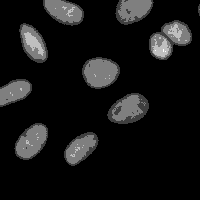
#> input picture docs/day2_feature_extraction/data/cropped_raw_image.tif, 200 x 200 px
$ jupyter execute 00_intensity_size_shape_regionprops.ipynb   (shell and % lines are left out)
#> lines starting #> are read from the running program, lines starting #| are printed output that depends on the picture; after the words box and inside, x2 and y2 are one past the last pixel; in counts of white or black regions, pixels touching at a corner belong together; long printed decimals are rounded
# Object Size, Shape & Intensity

This notebook shows you (1) how to determine the size of either a single object or all of the objects in an instance segmentation dataset, (2) how to index the dictionaries that are the output of `skimage.regionprops` and (3) shows some of the 'underbelly' workings of `regionprops` by first showing you how to implement `scipy.ndimage.labeled_comprehension` and then showing you how to write an intensity standard deviation function yourself.

[cell 1]
from __future__ import division, print_function

import numpy as np
from skimage.io import imread, imshow
from skimage.measure import regionprops
from scipy.ndimage import labeled_comprehension
import matplotlib.pyplot as plt

# Load Data

We will use an instance segmentation that is the result of a voronoi otsu labeling method applied to a small crop of the `skimage.data.cells3d()`.

[cell 2]
input_image = imread('data/cropped_raw_image.tif')
#> input_image is the input picture: shape (200, 200) uint16; min 142, max 1114, mean 243.3
imshow(input_image, cmap='magma')

[cell 3]
voronoi_otsu_segmentation = imread('data/instance_segmentation.tif')
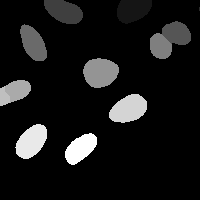
#> input picture docs/day2_feature_extraction/data/instance_segmentation.tif, 200 x 200 px
#> voronoi_otsu_segmentation is the input picture: shape (200, 200); min 0, max 12, mean 1.13
imshow(voronoi_otsu_segmentation)

# Extract Features

Apply `regionprops` from `skimage.measure` to the labeled image. This will return a list of dictionaries. Each dictionary corresponds to a single object (i.e., nucleus) in the labeled image. Below I show you how to index each dictionary with a key to retrieve a specific feature (i.e., eccentricity) that is measured by `regionprops`.

[cell 4]
regprops = regionprops(voronoi_otsu_segmentation)
#> regprops = 12 regions; largest, box (x1, y1, x2, y2) and area: (83, 58, 119, 88) 824, (109, 94, 147, 123) 792, (15, 124, 47, 159) 758, (44, 0, 83, 24) 684, (20, 24, 47, 61) 655

[cell 5]
for i in range(len(regprops)):
    print(regprops[i].eccentricity)
#> this loop made 12 passes
#| 0.7904
#| 1.0
#| 0.8591
#| 0.6775
#| 0.8682
#| 0.6372
#| 0.5656
#| 0.641
#> (further printed lines are left out)

# Colorcode your image by feature measurements

In the following cell, I show you how to create an image where the colormap values correspond to a chosen feature value using python indexing tricks.

This can be very useful for creating visuals for presentations to be shown in parallel with plots or other quantification visuals.

[cell 6]
eccentricity_image = np.copy(voronoi_otsu_segmentation).astype(float)
for i in range(len(regprops)):
    eccentricity_image[eccentricity_image == i+1] = regprops[i].axis_minor_length / regprops[i].axis_major_length
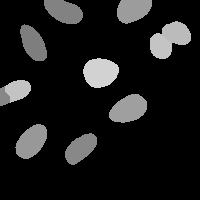
#> eccentricity_image: shape (200, 200) float64; min 0, max 0.825, mean 0.104

You can save the image you just created either as a '.tif' file using `skimage.io.imsave` or simply by displaying it as an image plot using `skimage.io.imshow` followed by `plt.savefig`. If you use the second approach, be sure to define an appropriate resolution (i.e., dpi) for presentations/figures.

[cell 7]
imshow(eccentricity_image, cmap = 'magma')
plt.tight_layout()
plt.savefig('eccentricity_image.png', dpi = 300)

# Mean Intensity

We will use the segmentation result to calculate the mean intensity of one object in the orginal image. We will look at the object with the segmention label ID $8$. To do this, we will use a neat indexing trick.

[cell 8]
mean_intenstity = np.mean(input_image[voronoi_otsu_segmentation == 8])
#> mean_intenstity = 614.2
mean_intenstity
#> Out = 614.2

# Minimum & Maximum Intensities

This time assign the index that we used for the mean intensity to a variable so that we can use it to calculate the object's minimum and maximum intensities in the same fashion.

[cell 9]
mask = input_image[voronoi_otsu_segmentation == 8]
#> mask = 412 values, max 821 at index 176, min 386 at index 410, mean 614.2

[cell 10]
minimum_intensity = np.min(mask)
#> minimum_intensity = 386
minimum_intensity
#> Out = 386

[cell 11]
maximum_intensity = np.max(mask)
#> maximum_intensity = 821
maximum_intensity
#> Out = 821

In the following cell, retrieve the minimum and maximum intensity of each of the labeled objects from `regprops` using the correct keys for the dictionaries (if you do not know them, either check the function's docstring by clicking 'shift tab' inside the round parentheses or go to the skimage.measure API (<https://scikit-image.org/docs/dev/api/skimage.measure.html#skimage.measure.regionprops>).

# Labeled Comprehension

We can use a function from the `scipy.ndimage` library called `labeled_comprehension` if you wish to only run one function that measures a feature, here `np.mean` to retrieve the mean pixel intensity, for all objects in an instance segmentation. `labeled_comprehension` requires many inputs so read the docstring and carefully think about the correct data to pass.

[cell 12]
labels = np.unique(voronoi_otsu_segmentation) # this function finds all of the values present in an array
#> labels = [0, 1, 2, 3, 4, 5, 6, 7, 8, 9, 10, 11, 12]
labels
#> Out = [0, 1, 2, 3, 4, 5, 6, 7, 8, 9, 10, 11, 12]

[cell 13]
labels = labels[labels > 0] # index out background value(s)
#> labels = [1, 2, 3, 4, 5, 6, 7, 8, 9, 10, 11, 12]
labels
#> Out = [1, 2, 3, 4, 5, 6, 7, 8, 9, 10, 11, 12]

[cell 14]
mean_intensities = labeled_comprehension(input_image,
                                         voronoi_otsu_segmentation,
                                         labels,
                                         np.mean,
                                         int,
                                         0)
#> mean_intensities = [586, 499, 625, 652, 667, 732, 606, 614, 616, 524, 618, 597]

# Object Size

Here we want calculate the size, in pixels, of each object in an instance segmentation. To do this using `labeled_comprehension` we need to use a boolean image instead of the input image.

Once we have areas in terms of pixel counts, we can then convert them to $\mu$m$^2$ if we know the $x$ and $y$ resolutions from the microscope (I have chosen the resolution randomly).

[cell 15]
boolean_image = voronoi_otsu_segmentation.astype(bool)
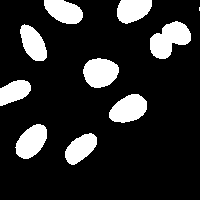
#> boolean_image: shape (200, 200) bool; 16.3% white; 10 white regions (1 under 20 px), largest, box (x1, y1, x2, y2) and area: (150, 21, 191, 59) 961, (83, 58, 119, 88) 824, (109, 94, 147, 123) 792
imshow(boolean_image.astype(int))
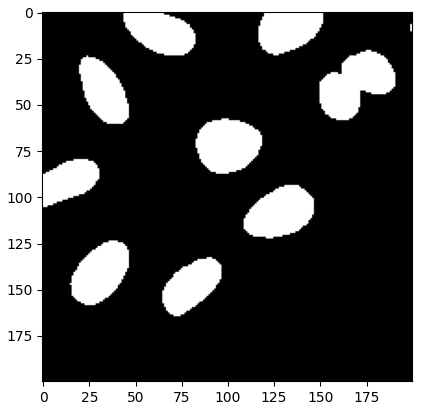
#> figure drawn by matplotlib, 1 panel

In the next cell, we again use `labeled_comprehension` to apply a single function to each labeled object. Subsequent cells show how you can rescale from pixel areas (i.e., counts) to $\mu$m$^2$ area measurements.

[cell 16]
pixel_areas = labeled_comprehension(boolean_image,
                                    voronoi_otsu_segmentation,
                                    labels,
                                    np.sum,
                                    int,
                                    0)
#> pixel_areas = [652, 4, 684, 521, 655, 440, 824, 412, 141, 792, 758, 645]
pixel_areas
#> Out has the same summary as pixel_areas

[cell 17]
x_resolution = 0.2
y_resolution = 0.2

unit_pixel = x_resolution * y_resolution
unit_pixel

[cell 18]
square_micrometer_area = pixel_areas * unit_pixel
#> square_micrometer_area = [26.08, 0.16, 27.36, 20.84, 26.2, 17.6, 32.96, 16.48, 5.64, 31.68, 30.32, 25.8]
square_micrometer_area
#> Out has the same summary as square_micrometer_area

We can again create an image where the colormap reflects the measured feature ($\mu$m$^2$ area).

[cell 19]
area_image = np.copy(voronoi_otsu_segmentation).astype(float)
for i in labels:
    area_image[area_image == i] = pixel_areas[i-1]
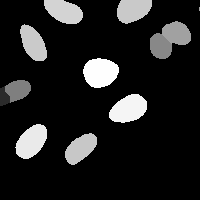
#> area_image: shape (200, 200) float64; min 0, max 824, mean 106.9; drawn with min black and max white
imshow(area_image, cmap = 'magma')

# Plotting Your Features

Before diving into statistical analysis, sometimes it is good to plot the values of your features as a histogram or scatter plot as a sanity check to ensure that you did not somehow impart bias into your analysis.

Below we will plot two of the features we extracted as histograms and then as a scatter plot comparing them. These plots are very simple, but if you would like to customize the axes, colors, etc. look at the following documentation:

<https://matplotlib.org/stable/api/_as_gen/matplotlib.pyplot.hist.html>

<https://matplotlib.org/stable/api/_as_gen/matplotlib.pyplot.scatter.html>

[cell 20]
plt.hist(mean_intensities)
plt.show()
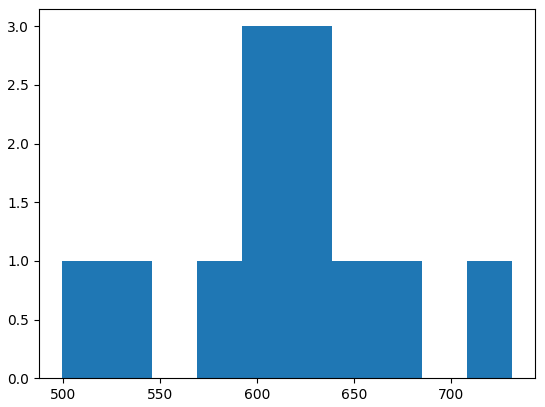
#> figure drawn by matplotlib, 1 panel

[cell 21]
plt.hist(square_micrometer_area)
plt.show()
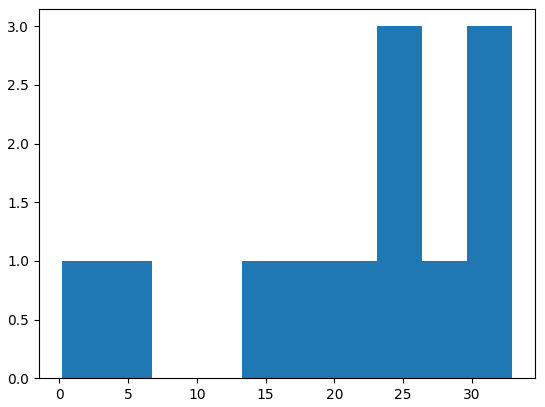
#> figure drawn by matplotlib, 1 panel

[cell 22]
plt.scatter(square_micrometer_area, mean_intensities)
plt.show()
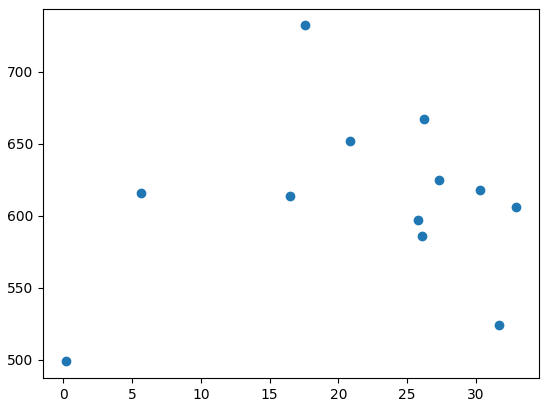
#> figure drawn by matplotlib, 1 panel

# Exercise

To better understand the 'inner workings' of `regionprops` and/or `labeled_comprehension` works', write a function using a for loop, `np.unique` and `np.std` to retrieve the standard deviation of intensity values for each object in the image used above. Then apply your function, plot a histogram of its results and compare it to the results of from `regionprops` and/or `labeled_comprehension`.

[cell 23]
def object_standard_deviation(input_image, segmented_image):

    from numpy import unique, zeros_like, std

    labels = unique(segmented_image)
#> labels = [0, 1, 2, 3, 4, 5, 6, 7, 8, 9, 10, 11, 12]
    labels = labels[labels > 0]
#> labels = [1, 2, 3, 4, 5, 6, 7, 8, 9, 10, 11, 12]

    stds = zeros_like(labels, dtype=float)
#> stds = [0, 0, 0, 0, 0, 0, 0, 0, 0, 0, 0, 0]

    counter = 0
    for i in labels:
        i_mask = input_image[segmented_image == i]
        i_std = std(i_mask)
        stds[counter] = i_std
        counter += 1
#> this loop made 12 passes
#> i_std on passes 1, 3, 4, 5, 6, 7, 8, 9, 10, 11, 12: 84.37, 95.63, 132, 139.3, 153.2, 81.87, 87.66, 86.31, 53.9, 91.3, 98.36
#> (i_mask, i_std) on pass 2: ([507, 508, 519, 463], 21.45)
#> after the loop, counter = 12; stds = [84.37, 21.45, 95.63, 132, 139.3, 153.2, 81.87, 87.66, 86.31, 53.9, 91.3, 98.36]

    return stds

[cell 24]
stds = object_standard_deviation(input_image, voronoi_otsu_segmentation)
stds
#> Out has the same summary as stds in object_standard_deviation

[cell 25]
lc_stds = labeled_comprehension(input_image, voronoi_otsu_segmentation, labels, np.std, out_dtype=float, default=0)
#> lc_stds has the same summary as stds in object_standard_deviation
lc_stds
#> Out has the same summary as stds in object_standard_deviation
